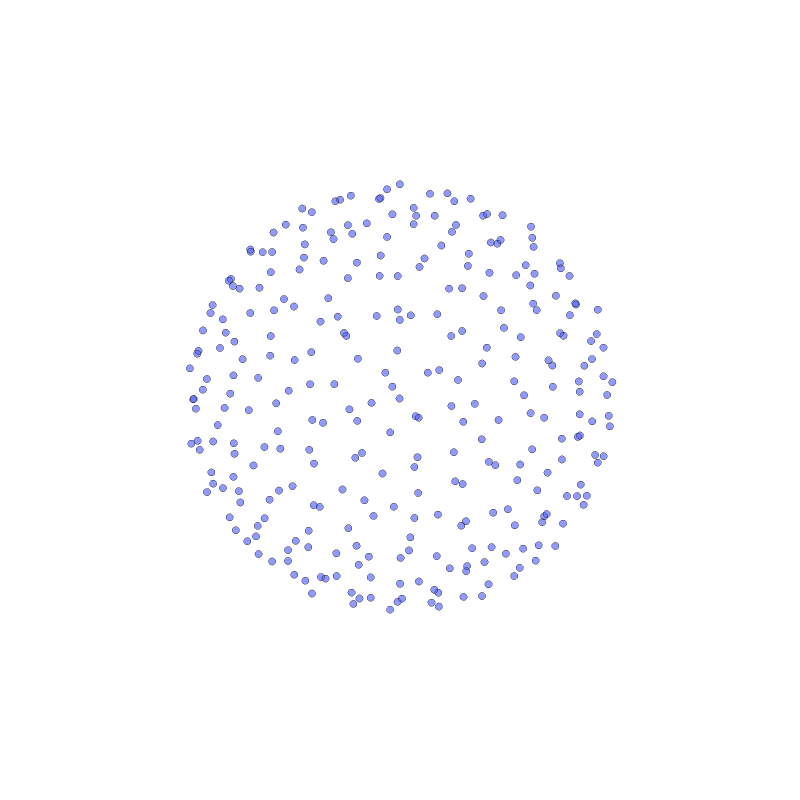

The cell this chart's notebook holds for it:
### Code cell
import plotly.graph_objects as go
import networkx as nx
import plotly.offline as pyo
import random
import copy
import igraph as ig
import ipywidgets as widgets
from IPython.display import display, clear_output
#inicializacion
n_usuarios, monto_inicial = 300, 15
n_iteraciones, n_referidos, monto_referir = 3, 4, 2.5
l_enlaces = []
graphs = []
#widgets
n_usuarios_input = widgets.IntSlider(value=n_usuarios, min=1, max=800, description='n_usuarios:')
monto_inicial_input = widgets.IntSlider(value=monto_inicial, min=1, max=100, description='monto_inicial:')
n_iteraciones_input = widgets.IntSlider(value=n_iteraciones, min=1, max=10, description='n_iteraciones:')
n_referidos_input = widgets.IntSlider(value=n_referidos, min=1, max=10, description='n_referidos:')
monto_referir_input = widgets.FloatSlider(value=monto_referir, min=0.1, max=10, step=0.1, description='monto_referir:')

run_button = widgets.Button(description='Run Simulation')
#output para ver los resultados
output = widgets.Output()

def refiere(de_nodo, n_monto, graph, enlaces):
    new_node_id = max(graph) + 1
    graph[new_node_id] = {'profundidad': graph[de_nodo]['profundidad'] + 1,'referidos':0, 'monto':monto_referir}
    graph[de_nodo]['referidos'] += 1
    enlaces.append((de_nodo,new_node_id))
    return graph, enlaces
def actualiza(graph, enlaces):
    c_graph=graph.copy()
    for k in c_graph:
        r=random.random()
        if graph[k]['profundidad']!=0 and graph[k]['referidos']<4 and r>0.5:
            n_referir=max(1,int((n_referidos +1)*random.random())-graph[k]['referidos'])
            for _ in range(n_referir):
                graph, enlaces=refiere(k, monto_referir, graph, enlaces)
    return graph, enlaces

def run_simulation(btn):
    global n_usuarios, monto_inicial, n_iteraciones, n_referidos, monto_referir
    global graphs, enlaces
    n_usuarios = n_usuarios_input.value
    monto_inicial = monto_inicial_input.value
    n_iteraciones = n_iteraciones_input.value
    n_referidos = n_referidos_input.value
    monto_referir = monto_referir_input.value
    with output:
        output.clear_output()
        graph = {1: {'profundidad': 0, 'referidos':0, 'monto':0}}
        enlaces=[]
        for _ in range(n_usuarios):
            n_id = max(graph) + 1
            graph[n_id] = {'profundidad': 1,'referidos':0, 'monto':monto_inicial}
            enlaces.append((1,n_id))
        c_graph = copy.deepcopy(graph)
        c_enlace = copy.deepcopy(enlaces)
        graphs.append(c_graph)
        l_enlaces.append(c_enlace)
        for step in range(n_iteraciones):
            graph, enlaces=actualiza(graph, enlaces)
            c_graph = copy.deepcopy(graph)
            c_enlace = copy.deepcopy(enlaces)
            graphs.append(c_graph)
            l_enlaces.append(c_enlace)
        k_slider.max = len(l_enlaces)-1
    update_graph(0)

run_button.on_click(run_simulation)

input_widgets = widgets.VBox([n_usuarios_input, monto_inicial_input, n_iteraciones_input,
                              n_referidos_input, monto_referir_input, run_button])
app_layout = widgets.HBox([input_widgets, output])
display(app_layout)

def calculate_aggregated_sum(graph):
    return sum(graph[k]['monto'] for k in graph)

def update_graph(k_value):
    global l_enlaces
    if 0 <= k_value < len(l_enlaces):
        G = nx.Graph()
        G.add_edges_from(l_enlaces[k_value])
        spring_3D = nx.spring_layout(G, dim=3, seed=1515, scale=10)

        x_nodes = [spring_3D[i][0] for i in G.nodes()]
        y_nodes = [spring_3D[i][1] for i in G.nodes()]
        z_nodes = [spring_3D[i][2] for i in G.nodes()]

        edge_list = G.edges()
        x_edges, y_edges, z_edges = [], [], []

        for edge in edge_list:
            x_coords = [spring_3D[edge[0]][0], spring_3D[edge[1]][0], None]
            x_edges += x_coords
            y_coords = [spring_3D[edge[0]][1], spring_3D[edge[1]][1], None]
            y_edges += y_coords
            z_coords = [spring_3D[edge[0]][2], spring_3D[edge[1]][2], None]
            z_edges += z_coords

        trace_nodes = go.Scatter3d(
    x=x_nodes, y=y_nodes, z=z_nodes,
    mode='markers', marker=dict(
        symbol='circle',  # Use 'circle' symbol
        size=[5 for _ in list(G.nodes())],
        color=1,
        colorscale='Viridis',
        line=dict(
            color='black',  # Border color
            width=2          # Border width
        )
    ),
    hoverinfo='none', text=list(G.nodes())
)

        axis = dict(
            showbackground=False,
            showline=False,
            zeroline=False,
            showgrid=False,
            showticklabels=False,
            title='')

        layout = go.Layout(width=800,  height=800,
                    scene=dict(xaxis=dict(axis),
                                yaxis=dict(axis),
                                zaxis=dict(axis)),
                                margin=dict(l=0, r=0, t=0, b=0)
                          )
        data = [ trace_nodes]
        fig = go.Figure(data=data, layout=layout)
        fig.update_layout(layout)
        fig.update_layout(layout)

        # Display the Plotly figure
        display(fig)
        display(k_slider)
        clear_output(wait=True)
    else:
        print('Lista de enlaces vacía')

k_slider = widgets.IntSlider(value=0, min=0, max=0, step=1, description='k:')

def slider_event_handler(change):
    update_graph(change.new)

k_slider.observe(slider_event_handler, names='value')

### Figure 1 — Plotly figure (JSON) as saved in the notebook; plotly's stock layout.template omitted (floating-point values rounded to 4 significant figures; data arrays with more than 128 entries replaced by an {"elided": "..."} marker saying what was removed)
{"data": [{"hoverinfo": "none", "marker": {"color": 1, "colorscale": [[0, "#440154"], [0.1111, "#482878"], [0.2222, "#3e4989"], [0.3333, "#31688e"], [0.4444, "#26828e"], [0.5556, "#1f9e89"], [0.6667, "#35b779"], [0.7778, "#6ece58"], [0.8889, "#b5de2b"], [1, "#fde725"]], "line": {"color": "black", "width": 2}, "size": {"elided": "301 int values"}, "symbol": "circle"}, "mode": "markers", "text": {"elided": "301 str values"}, "type": "scatter3d", "x": {"elided": "301 float values"}, "y": {"elided": "301 float values"}, "z": {"elided": "301 float values"}}], "layout": {"height": 800, "margin": {"b": 0, "l": 0, "r": 0, "t": 0}, "scene": {"xaxis": {"showbackground": false, "showgrid": false, "showline": false, "showticklabels": false, "title": {"text": ""}, "zeroline": false}, "yaxis": {"showbackground": false, "showgrid": false, "showline": false, "showticklabels": false, "title": {"text": ""}, "zeroline": false}, "zaxis": {"showbackground": false, "showgrid": false, "showline": false, "showticklabels": false, "title": {"text": ""}, "zeroline": false}}, "width": 800}}
